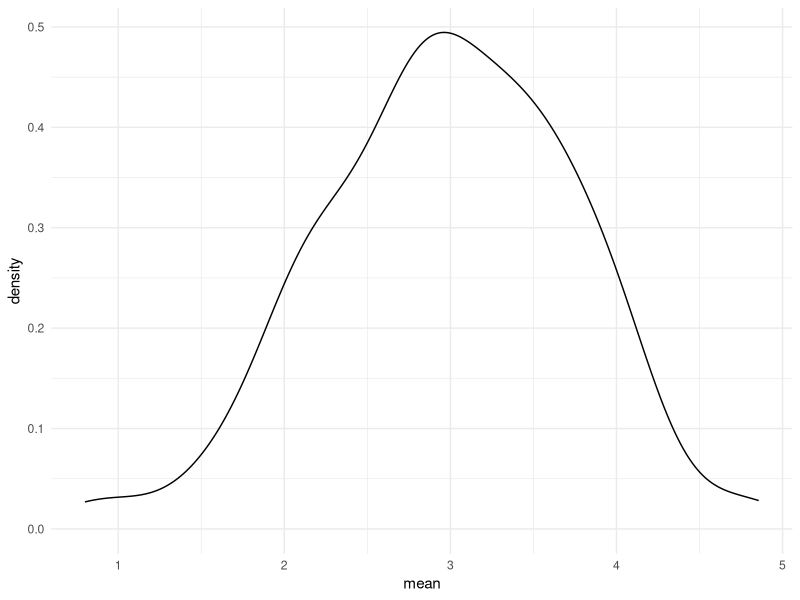
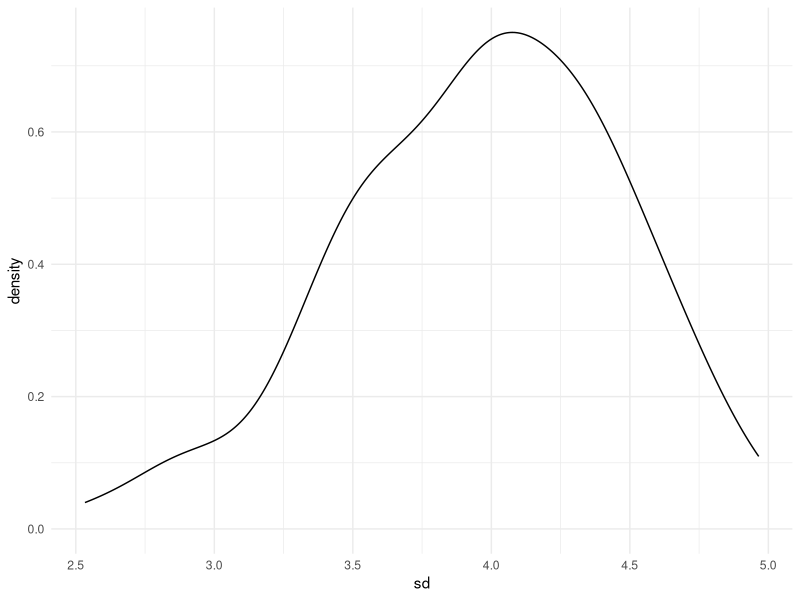
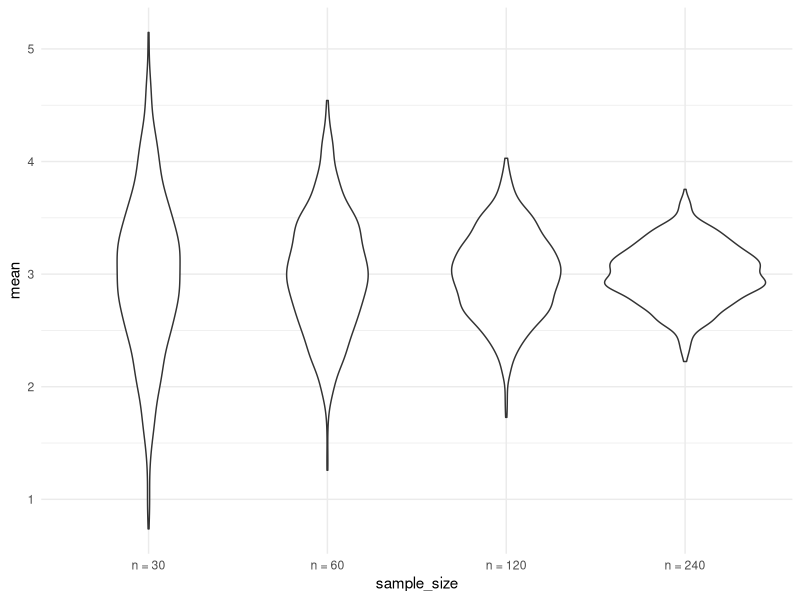

Generate these figures, in order, with R:
## ---- chunk 1
library(tidyverse)
library(modelr)
library(mgcv)

knitr::opts_chunk$set(
  fig.width = 6,
  fig.asp = .6, 
  out.width = '90%'
)

theme_set(theme_minimal() + theme(legend.position = 'bottom')) 
options(
  ggplot2.continuous.color = 'viridis',
  ggplot2.continuous.fill = 'viridis'
)

scale_color_discrete = scale_color_viridis_d
scale_fill_discrete = scale_fill_viridis_d

set.seed(1)
## ---- chunk 2
sim_mean_sd = function(sample_size, mu = 3, sigma = 4){
  sim_data = 
    tibble(
      x = rnorm(n = sample_size, mean = mu, sd = sigma)
    )
  sim_data %>% 
    summarise(
      mean = mean(x),
      sd = sd(x)
    )
}
## ---- chunk 3
sim_mean_sd(30)
## ---- chunk 4
output = vector('list', 100)

for(i in 1:100){
  
  output[[i]] = sim_mean_sd(30)
}

bind_rows(output)
## ---- chunk 5
sim_results = 
  rerun(100, sim_mean_sd(30)) %>% 
    bind_rows()
## ---- chunk 6
sim_results %>% 
  ggplot(aes(x = mean)) + geom_density()

sim_results %>% 
  summarise(
    avg_samp_mean = mean(mean),
    sd_samp_mean = sd(mean)
  )

sim_results %>% 
  ggplot(aes(x = sd)) + geom_density()
## ---- chunk 7
n_list = 
  list(
    'n = 30' = 30,
    'n = 60' = 60,
    'n = 120' = 120,
    'n = 240' = 240
  )

output = vector('list', 4)

output[[1]] = rerun(100, sim_mean_sd(sample_size = n_list[[1]])) %>% bind_rows()
output[[2]] = rerun(100, sim_mean_sd(sample_size = n_list[[2]])) %>% bind_rows()


for(i in 1:4){
  output[[i]] = 
           rerun(100, sim_mean_sd(sample_size = n_list[[i]])) %>% 
           bind_rows
}

## ---- chunk 8
sim_results = 
  tibble(
  samp_size = c(30, 60, 120, 240)
) %>% 
  mutate(
    output_lists = map(.x = samp_size, ~rerun(1000, sim_mean_sd(.x))),
    estimate_df = map(output_lists, bind_rows)
  ) %>% 
  select(-output_lists) %>% 
  unnest(estimate_df)
## ---- chunk 9
sim_results %>% 
  mutate(
    sample_size = str_c('n = ', samp_size),
    sample_size = fct_inorder(sample_size)
  ) %>% 
  ggplot(aes(x = sample_size, y = mean)) +
  geom_violin()
## ---- chunk 10
sim_results %>% 
  group_by(samp_size) %>% 
  summarise(
     avg_samp_mean = mean(mean),
    sd_samp_mean = sd(mean)
  )
